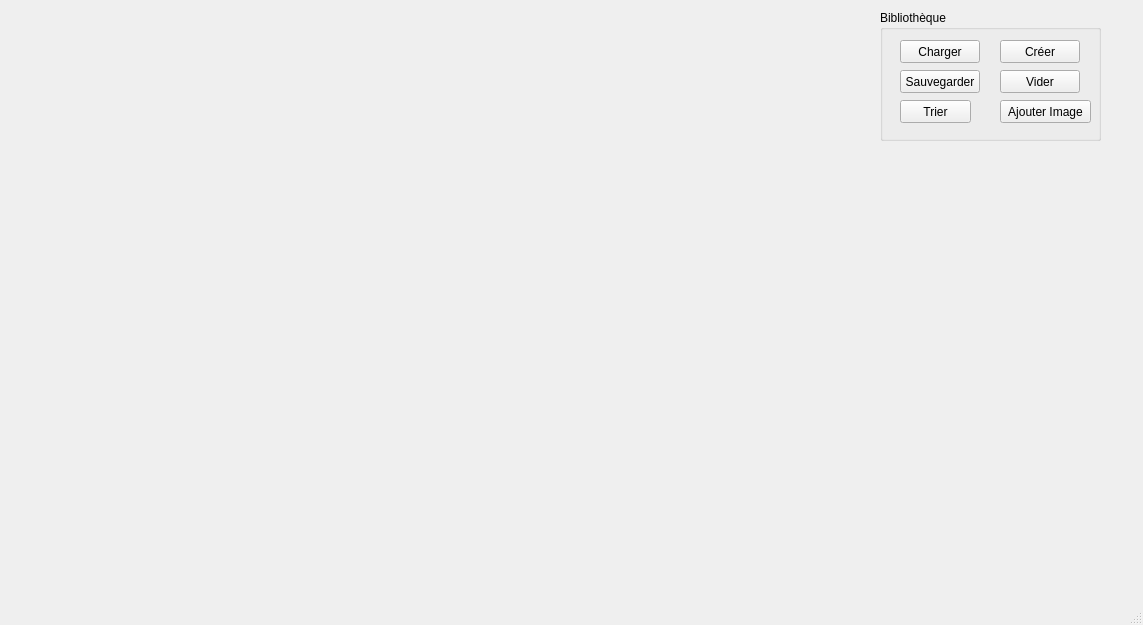
<?xml version="1.0" encoding="UTF-8"?>
<ui version="4.0">
 <class>MainWindow</class>
 <widget class="QMainWindow" name="MainWindow">
  <property name="geometry">
   <rect>
    <x>0</x>
    <y>0</y>
    <width>1143</width>
    <height>625</height>
   </rect>
  </property>
  <property name="windowTitle">
   <string>MainWindow</string>
  </property>
  <widget class="QWidget" name="centralwidget">
   <widget class="QGroupBox" name="biblioGroupBox">
    <property name="geometry">
     <rect>
      <x>880</x>
      <y>10</y>
      <width>221</width>
      <height>131</height>
     </rect>
    </property>
    <property name="layoutDirection">
     <enum>Qt::LayoutDirection::LeftToRight</enum>
    </property>
    <property name="title">
     <string>Bibliothèque</string>
    </property>
    <property name="flat">
     <bool>false</bool>
    </property>
    <property name="checkable">
     <bool>false</bool>
    </property>
    <widget class="QPushButton" name="btnCharger">
     <property name="geometry">
      <rect>
       <x>20</x>
       <y>30</y>
       <width>80</width>
       <height>23</height>
      </rect>
     </property>
     <property name="text">
      <string>Charger</string>
     </property>
    </widget>
    <widget class="QPushButton" name="btnCreer">
     <property name="geometry">
      <rect>
       <x>120</x>
       <y>30</y>
       <width>80</width>
       <height>23</height>
      </rect>
     </property>
     <property name="text">
      <string>Créer</string>
     </property>
    </widget>
    <widget class="QPushButton" name="btnTrier">
     <property name="geometry">
      <rect>
       <x>20</x>
       <y>90</y>
       <width>71</width>
       <height>23</height>
      </rect>
     </property>
     <property name="text">
      <string>Trier</string>
     </property>
    </widget>
    <widget class="QPushButton" name="btnVider">
     <property name="geometry">
      <rect>
       <x>120</x>
       <y>60</y>
       <width>80</width>
       <height>23</height>
      </rect>
     </property>
     <property name="text">
      <string>Vider</string>
     </property>
    </widget>
    <widget class="QPushButton" name="btnSauvegarder">
     <property name="geometry">
      <rect>
       <x>20</x>
       <y>60</y>
       <width>80</width>
       <height>23</height>
      </rect>
     </property>
     <property name="text">
      <string>Sauvegarder</string>
     </property>
    </widget>
    <widget class="QPushButton" name="btnImage">
     <property name="geometry">
      <rect>
       <x>120</x>
       <y>90</y>
       <width>91</width>
       <height>23</height>
      </rect>
     </property>
     <property name="text">
      <string>Ajouter Image</string>
     </property>
    </widget>
   </widget>
   <widget class="QWidget" name="contGalerie" native="true">
    <property name="geometry">
     <rect>
      <x>29</x>
      <y>149</y>
      <width>1071</width>
      <height>421</height>
     </rect>
    </property>
   </widget>
  </widget>
  <widget class="QMenuBar" name="menubar">
   <property name="geometry">
    <rect>
     <x>0</x>
     <y>0</y>
     <width>1143</width>
     <height>20</height>
    </rect>
   </property>
  </widget>
  <widget class="QStatusBar" name="statusbar"/>
 </widget>
 <resources/>
 <connections/>
</ui>
